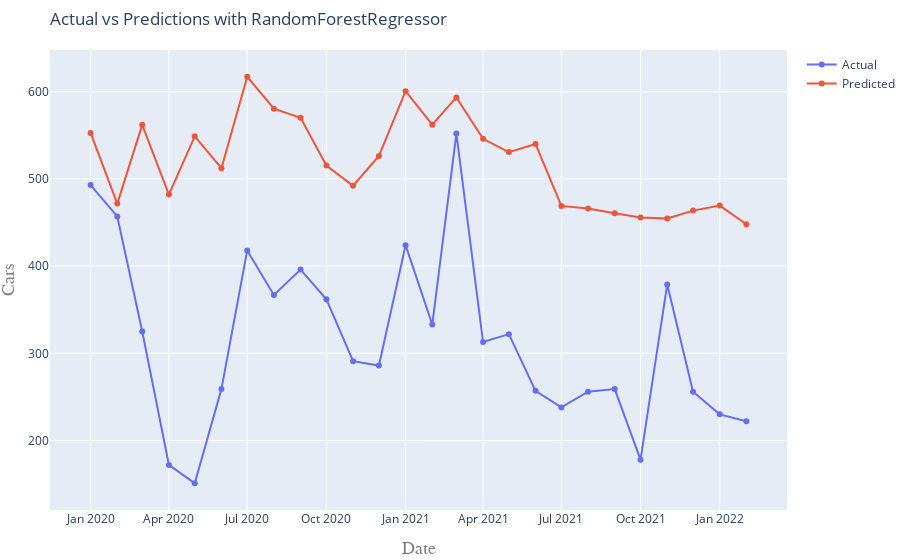

The cell this chart's notebook holds for it:
### Markdown cell above
### Random Forest

#### Baseline

### Code cell
# Import Random Forest Regressor
from sklearn.ensemble import RandomForestRegressor
          
# Instantiate the regressor
model = RandomForestRegressor(random_state=42)

# Compute and print model score
scoring(model.__class__.__name__, model, X_train, y_train, X_test, y_test)

### Figure 1 — Plotly figure (JSON) as saved in the notebook; plotly's stock layout.template omitted (floating-point values rounded to 4 significant figures)
{"data": [{"mode": "lines+markers", "name": "Actual", "type": "scatter", "x": ["2020-01-01T00:00:00", "2020-02-01T00:00:00", "2020-03-01T00:00:00", "2020-04-01T00:00:00", "2020-05-01T00:00:00", "2020-06-01T00:00:00", "2020-07-01T00:00:00", "2020-08-01T00:00:00", "2020-09-01T00:00:00", "2020-10-01T00:00:00", "2020-11-01T00:00:00", "2020-12-01T00:00:00", "2021-01-01T00:00:00", "2021-02-01T00:00:00", "2021-03-01T00:00:00", "2021-04-01T00:00:00", "2021-05-01T00:00:00", "2021-06-01T00:00:00", "2021-07-01T00:00:00", "2021-08-01T00:00:00", "2021-09-01T00:00:00", "2021-10-01T00:00:00", "2021-11-01T00:00:00", "2021-12-01T00:00:00", "2022-01-01T00:00:00", "2022-02-01T00:00:00"], "y": [493, 457, 325, 172, 151, 259, 418, 367, 396, 362, 291, 286, 424, 333, 552, 313, 322, 257, 238, 256, 259, 178, 379, 256, 230, 222]}, {"mode": "lines+markers", "name": "Predicted", "type": "scatter", "x": ["2020-01-01T00:00:00", "2020-02-01T00:00:00", "2020-03-01T00:00:00", "2020-04-01T00:00:00", "2020-05-01T00:00:00", "2020-06-01T00:00:00", "2020-07-01T00:00:00", "2020-08-01T00:00:00", "2020-09-01T00:00:00", "2020-10-01T00:00:00", "2020-11-01T00:00:00", "2020-12-01T00:00:00", "2021-01-01T00:00:00", "2021-02-01T00:00:00", "2021-03-01T00:00:00", "2021-04-01T00:00:00", "2021-05-01T00:00:00", "2021-06-01T00:00:00", "2021-07-01T00:00:00", "2021-08-01T00:00:00", "2021-09-01T00:00:00", "2021-10-01T00:00:00", "2021-11-01T00:00:00", "2021-12-01T00:00:00", "2022-01-01T00:00:00", "2022-02-01T00:00:00"], "y": [552.8, 471.7, 562.0, 482.1, 548.9, 512.3, 617.2, 580.5, 570.0, 515.3, 492.1, 526.4, 600.6, 562.2, 593.5, 546.0, 530.8, 540.0, 469.1, 466.1, 460.6, 455.8, 454.7, 463.7, 469.4, 448.0]}], "layout": {"margin": {"b": 50, "l": 10, "r": 0, "t": 50}, "title": {"text": "Actual vs Predictions with RandomForestRegressor", "x": 0, "xref": "paper"}, "xaxis": {"title": {"font": {"color": "#7f7f7f", "family": "Courier New, monospace", "size": 18}, "text": "Date"}}, "yaxis": {"title": {"font": {"color": "#7f7f7f", "family": "Courier New, monospace", "size": 18}, "text": "Cars"}}}}
